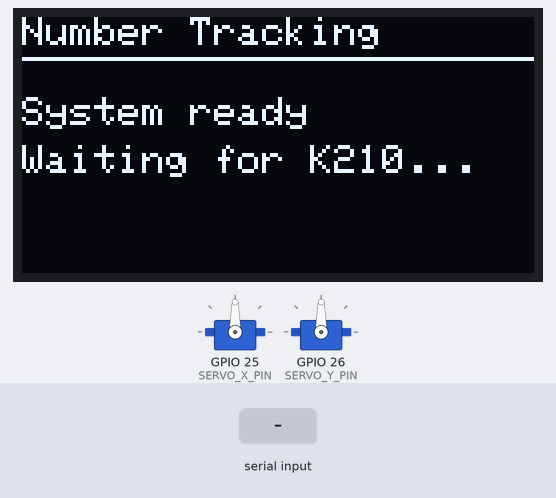
This sketch was run on a simulated ESP32-S3. Shown: 128×64 one-colour display, 2 × servo. The inputs (shaded band) are chosen by the test bench. What the sketch prints to the serial monitor is not drawn.

Above: at 2.4 s.
2.5 s: "90,45,200,10,150,30\n" received over the second serial link
At 3.5 s:
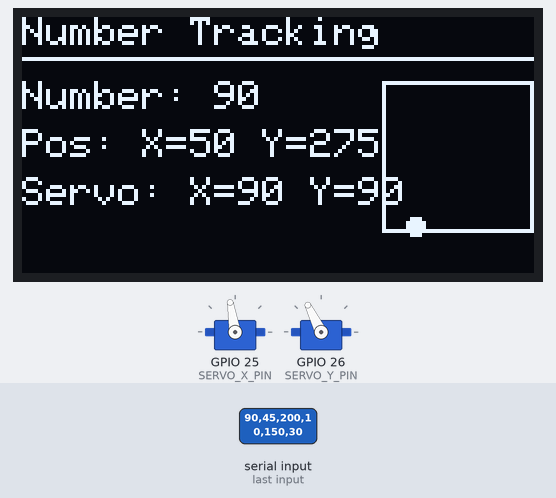
4.0 s: "30,150,10,200,45,90\n" received over the second serial link
At 4.5 s:
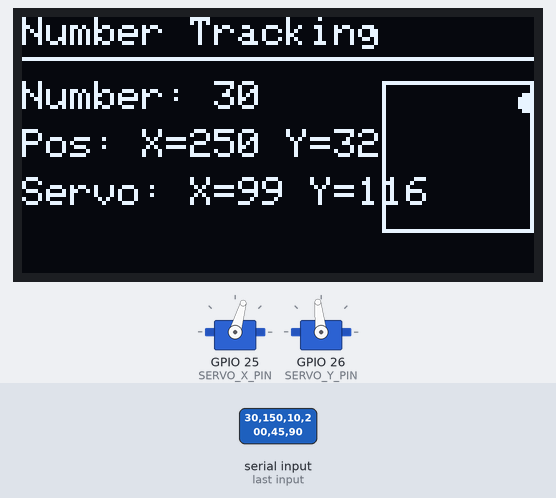
5.5 s: "90,45,200,10,150,30\n" received over the second serial link
At 6.7 s:
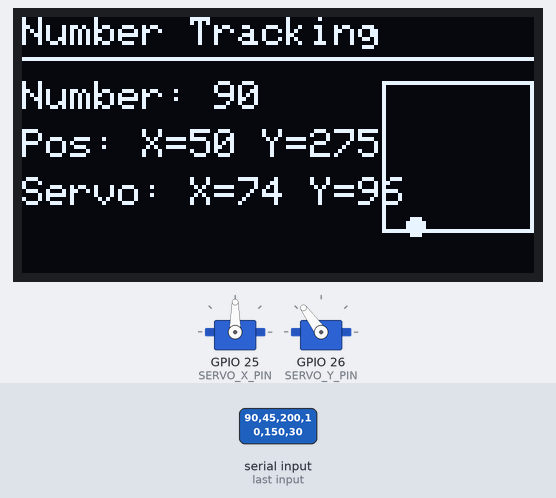
7.0 s: "30,150,10,200,45,90\n" received over the second serial link
At 7.9 s:
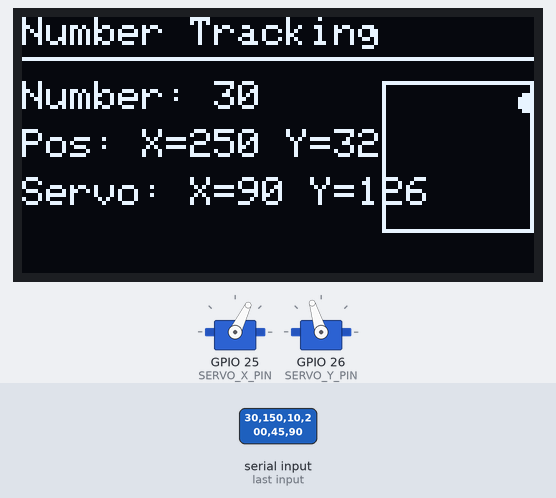
8.5 s: "90,45,200,10,150,30\n" received over the second serial link
At 9.3 s:
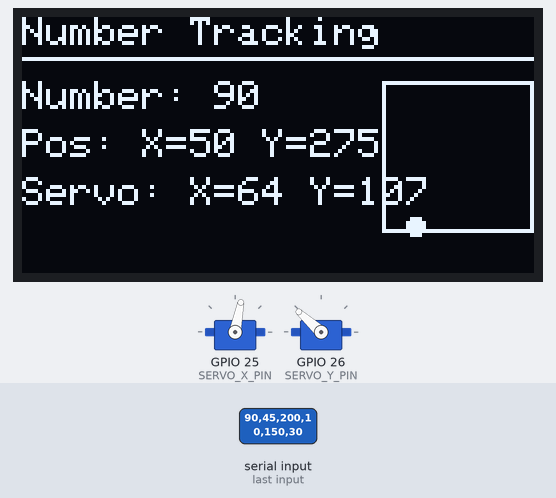
10.0 s: "30,150,10,200,45,90\n" received over the second serial link
At 10.5 s:
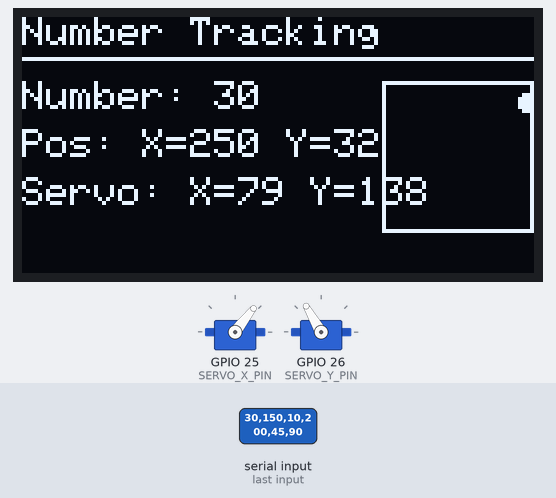
Timing chart, 0 to 12.5 s (numbered marks = the images above; inputs shaded):
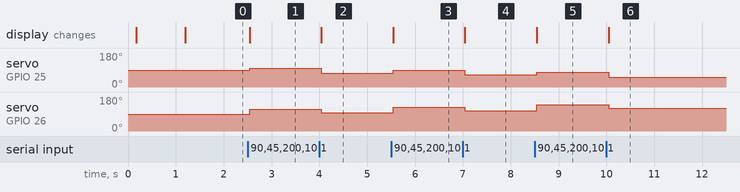

Measured:
- after the input at 2.5 s, servo on GPIO 25 (SERVO_X_PIN): 90° → 99° after 0.05 s; servo on GPIO 26 (SERVO_Y_PIN): 90° → 116° after 0.05 s; the display: first differs from a run without the input after 0.05 s (image 1)
- after the input at 4.0 s, servo on GPIO 25 (SERVO_X_PIN): 99° → 74° at once; servo on GPIO 26 (SERVO_Y_PIN): 116° → 96° at once; the display: first differs from a run without the input at once (image 2)
- after the input at 5.5 s, servo on GPIO 25 (SERVO_X_PIN): 74° → 90° at once; servo on GPIO 26 (SERVO_Y_PIN): 96° → 126° at once; the display: first differs from a run without the input at once (image 3)
- after the input at 7.0 s, servo on GPIO 25 (SERVO_X_PIN): 90° → 64° at once; servo on GPIO 26 (SERVO_Y_PIN): 126° → 107° at once; the display: first differs from a run without the input at once (image 4)
- after the input at 8.5 s, servo on GPIO 25 (SERVO_X_PIN): 64° → 79° after 0.05 s; servo on GPIO 26 (SERVO_Y_PIN): 107° → 138° after 0.05 s; the display: first differs from a run without the input after 0.05 s (image 5)
- after the input at 10.0 s, servo on GPIO 25 (SERVO_X_PIN): 79° → 52° after 0.05 s; servo on GPIO 26 (SERVO_Y_PIN): 138° → 120° after 0.05 s; the display: first differs from a run without the input after 0.05 s (image 6)

The sketch:

ESP32_Number_Tracker.ino
```cpp
#include <Wire.h>
#include <Adafruit_GFX.h>
#include <Adafruit_SSD1306.h>
#include <ESP32Servo.h>

// OLED显示屏设置
#define SCREEN_WIDTH 128
#define SCREEN_HEIGHT 64
#define OLED_RESET    -1
#define SCREEN_ADDRESS 0x3C  // 或尝试 0x3D
Adafruit_SSD1306 display(SCREEN_WIDTH, SCREEN_HEIGHT, &Wire, OLED_RESET);

// 舵机设置
#define SERVO_X_PIN 25  // ESP32S3的GPIO25引脚连接X轴舵机
#define SERVO_Y_PIN 26  // ESP32S3的GPIO26引脚连接Y轴舵机

// 摄像头视野中心点
#define CENTER_X 112    // 224/2
#define CENTER_Y 112    // 224/2

// PID控制参数
#define KP 0.1          // 比例系数
#define KI 0.01         // 积分系数
#define KD 0.05         // 微分系数

// 串口通信设置
#define SERIAL_BAUD 115200
#define K210_SERIAL Serial1
// 注意：K210代码实际使用的引脚是10(TX)和11(RX)
#define K210_RX_PIN 18  // ESP32S3的GPIO引脚，连接到K210的10号引脚(TX)
#define K210_TX_PIN 17  // ESP32S3的GPIO引脚，连接到K210的11号引脚(RX)

Servo servoX;
Servo servoY;

// PID控制变量
float errorX = 0, errorY = 0;
float prevErrorX = 0, prevErrorY = 0;
float integralX = 0, integralY = 0;
float derivativeX = 0, derivativeY = 0;

// 目标位置
int targetX = CENTER_X;
int targetY = CENTER_Y;

// 舵机当前角度
int servoXPos = 90;
int servoYPos = 90;

// 识别结果
int detectedNumber = -1;
bool objectDetected = false;

void setup() {
  // 初始化串口通信
  Serial.begin(SERIAL_BAUD);
  Serial.println("\n\n=== ESP32S3 Number Tracking System ===");

  // 初始化与K210的串口
  Serial.println("Configuring K210 UART...");
  Serial.printf("ESP32S3 RX pin: %d (connects to K210 TX pin 10)\n", K210_RX_PIN);
  Serial.printf("ESP32S3 TX pin: %d (connects to K210 RX pin 11)\n", K210_TX_PIN);
  Serial.printf("Baud: %d\n", SERIAL_BAUD);

  K210_SERIAL.begin(SERIAL_BAUD, SERIAL_8N1, K210_RX_PIN, K210_TX_PIN);
  Serial.println("K210 UART initialized");

  // 发送测试数据到K210
  K210_SERIAL.println("ESP32S3 init test");
  Serial.println("Sent test message to K210");

  // 初始化I2C
  Wire.begin();
  Wire.setClock(400000); // 设置I2C时钟频率
  Serial.println("I2C initialized");

  // 等待OLED稳定
  delay(100);

  // 初始化OLED显示屏
  Serial.println("Initializing OLED display...");
  if(!display.begin(SSD1306_SWITCHCAPVCC, SCREEN_ADDRESS)) {
    Serial.println(F("SSD1306 init failed! Check connection and address."));
    // 尝试另一个常用地址
    if(!display.begin(SSD1306_SWITCHCAPVCC, 0x3D)) {
      Serial.println(F("SSD1306 init failed at alternative address too!"));
      for(;;);
    } else {
      Serial.println(F("SSD1306 initialized at address 0x3D"));
    }
  } else {
    Serial.println(F("SSD1306 initialized at address 0x3C"));
  }

  // 清屏并设置初始显示
  display.clearDisplay();
  display.setTextSize(1);
  display.setTextColor(SSD1306_WHITE);
  display.setCursor(0, 0);
  display.println(F("Number Tracking System"));
  display.println(F("Starting..."));
  display.display();
  Serial.println("OLED display initialized");
  delay(1000);

  // 初始化舵机
  Serial.println("Initializing servos...");
  ESP32PWM::allocateTimer(0);
  ESP32PWM::allocateTimer(1);
  servoX.setPeriodHertz(50);
  servoY.setPeriodHertz(50);
  servoX.attach(SERVO_X_PIN, 500, 2500);
  servoY.attach(SERVO_Y_PIN, 500, 2500);

  // 舵机归中
  servoX.write(servoXPos);
  servoY.write(servoYPos);
  Serial.println("Servos initialized and centered");

  Serial.println("System started, waiting for K210 data...");

  // 在OLED上显示准备就绪
  display.clearDisplay();
  display.setCursor(0, 0);
  display.println(F("Number Tracking"));
  display.drawLine(0, 10, 128, 10, SSD1306_WHITE);
  display.setCursor(0, 20);
  display.println(F("System ready"));
  display.setCursor(0, 32);
  display.println(F("Waiting for K210..."));
  display.display();
}

void loop() {
  // 检查K210串口可用性并测试通信
  static unsigned long lastPingTime = 0;
  static unsigned long lastSerialCheckTime = 0;
  static int testCounter = 0;
  static int receivedCount = 0;

  // 每5秒测试一次串口通信
  if (millis() - lastPingTime > 5000) {
    testCounter++;
    Serial.printf("Testing K210 UART connection (#%d)...\n", testCounter);
    K210_SERIAL.print("ESP32S3_PING_");
    K210_SERIAL.println(testCounter);
    lastPingTime = millis();
  }

  // 每500ms检查一次串口数据
  if (millis() - lastSerialCheckTime > 500) {
    checkK210Serial(true);  // 强制检查并报告状态
    lastSerialCheckTime = millis();
  }

  // 持续处理数据
  if (readDataFromK210()) {
    // 有数据时更新OLED和控制舵机
    receivedCount++;
    Serial.printf("Successfully parsed data #%d\n", receivedCount);
    updateDisplay();

    if (objectDetected) {
      trackObject();
    }
  }

  delay(10);  // 短暂延时
}

// 检查K210串口数据（包括测试消息和其他信息）
bool checkK210Serial(bool reportStatus) {
  if (K210_SERIAL.available()) {
    String data = K210_SERIAL.readStringUntil('\n');
    // 清理字符串
    data.trim();

    // 打印原始数据
    Serial.print("K210 Serial Data: '");
    Serial.print(data);
    Serial.println("'");

    // 特殊消息处理
    if (data.startsWith("K210") || data.startsWith("UART test") ||
        data.startsWith("Camera") || data.startsWith("LCD") ||
        data.startsWith("Model") || data.startsWith("Detection") ||
        data.startsWith("No object")) {
      // 这些是状态消息，不是检测数据
      return true;
    }

    return true;  // 有数据返回true
  }

  if (reportStatus) {
    Serial.println("No data from K210");
  }

  return false;
}

// 读取K210的数据，支持多种格式
bool readDataFromK210() {
  if (!K210_SERIAL.available()) {
    return false;  // 没有数据
  }

  String data = K210_SERIAL.readStringUntil('\n');
  // 清理字符串
  data.trim();

  // 打印原始数据
  Serial.print("Raw data: '");
  Serial.print(data);
  Serial.println("'");

  // 记录接收到的每个字节（十六进制）
  Serial.print("Hex: ");
  for (int i = 0; i < data.length(); i++) {
    Serial.printf("%02X ", (unsigned char)data.charAt(i));
  }
  Serial.println();

  // 如果是状态或测试消息，忽略处理
  if (data.startsWith("K210") || data.startsWith("UART test") ||
      data.startsWith("Camera") || data.startsWith("LCD") ||
      data.startsWith("Model") || data.startsWith("Detection") ||
      data.startsWith("No object")) {
    Serial.println("Received status message, ignoring");
    return false;
  }

  // 尝试多种格式解析

  // 格式1: 使用逗号分隔的简单格式 (number,x,y,width,height)
  if (data.indexOf(',') > 0) {
    return parseCommaFormat(data);
  }

  // 格式2: 使用冒号分隔的格式 (x:y:w:h:classid:confidence:label)
  if (data.indexOf(':') > 0) {
    return parseColonFormat(data);
  }

  Serial.println("Unknown data format");
  return false;
}

// 解析逗号分隔格式: number,x,y,width,height
bool parseCommaFormat(String data) {
  Serial.println("Parsing comma format");

  // 检查数据格式
  if (data.indexOf(',') < 0) {
    Serial.println("Invalid data format (no commas)");
    return false;
  }

  // 解析数据格式：NUMBER,X,Y,WIDTH,HEIGHT
  int commaIndex1 = data.indexOf(',');
  if (commaIndex1 > 0) {
    // 尝试解析数字
    String numberStr = data.substring(0, commaIndex1);
    Serial.println("Detected number: " + numberStr);
    detectedNumber = numberStr.toInt();

    int commaIndex2 = data.indexOf(',', commaIndex1 + 1);
    int commaIndex3 = data.indexOf(',', commaIndex2 + 1);
    int commaIndex4 = data.indexOf(',', commaIndex3 + 1);

    if (commaIndex2 > 0 && commaIndex3 > 0 && commaIndex4 > 0) {
      int x = data.substring(commaIndex1 + 1, commaIndex2).toInt();
      int y = data.substring(commaIndex2 + 1, commaIndex3).toInt();
      int width = data.substring(commaIndex3 + 1, commaIndex4).toInt();
      int height = data.substring(commaIndex4 + 1).toInt();

      // 打印解析后的数据
      Serial.printf("Parsed data: Number=%d, X=%d, Y=%d, W=%d, H=%d\n",
                    detectedNumber, x, y, width, height);

      // 计算目标中心点
      targetX = x + width / 2;
      targetY = y + height / 2;
      objectDetected = true;

      return true;
    } else {
      Serial.println("Invalid data format (missing commas)");
    }
  }

  return false;
}

// 解析冒号分隔格式: x:y:w:h:classid:confidence:label
bool parseColonFormat(String data) {
  Serial.println("Parsing colon format");

  // 检查数据格式
  if (data.indexOf(':') < 0) {
    Serial.println("Invalid data format (no colons)");
    return false;
  }

  // 解析格式: x:y:w:h:classid:confidence:label
  int colonIndex1 = data.indexOf(':');
  int colonIndex2 = data.indexOf(':', colonIndex1 + 1);
  int colonIndex3 = data.indexOf(':', colonIndex2 + 1);
  int colonIndex4 = data.indexOf(':', colonIndex3 + 1);
  int colonIndex5 = data.indexOf(':', colonIndex4 + 1);
  int colonIndex6 = data.indexOf(':', colonIndex5 + 1);

  if (colonIndex1 > 0 && colonIndex2 > 0 && colonIndex3 > 0 &&
      colonIndex4 > 0 && colonIndex5 > 0 && colonIndex6 > 0) {

    int x = data.substring(0, colonIndex1).toInt();
    int y = data.substring(colonIndex1 + 1, colonIndex2).toInt();
    int width = data.substring(colonIndex2 + 1, colonIndex3).toInt();
    int height = data.substring(colonIndex3 + 1, colonIndex4).toInt();
    int classId = data.substring(colonIndex4 + 1, colonIndex5).toInt();
    float confidence = data.substring(colonIndex5 + 1, colonIndex6).toFloat();
    String label = data.substring(colonIndex6 + 1);

    // 打印解析后的数据
    Serial.printf("Parsed data: X=%d, Y=%d, W=%d, H=%d, ClassID=%d, Conf=%.2f, Label=%s\n",
                  x, y, width, height, classId, confidence, label.c_str());

    // 获取数字标签
    detectedNumber = label.toInt();
    if (detectedNumber == 0 && label != "0") {
      // 若无法转为数字，则使用原始类别ID
      detectedNumber = classId + 1;  // 类别ID从0开始，所以+1使其从1开始
    }

    // 计算目标中心点
    targetX = x + width / 2;
    targetY = y + height / 2;
    objectDetected = true;

    return true;
  }

  Serial.println("Invalid colon format");
  return false;
}

void updateDisplay() {
  display.clearDisplay();
  display.setTextSize(1);
  display.setCursor(0, 0);
  display.println(F("Number Tracking"));
  display.drawLine(0, 10, 128, 10, SSD1306_WHITE);

  if (objectDetected) {
    display.setCursor(0, 16);
    display.print(F("Number: "));
    display.println(detectedNumber);

    display.setCursor(0, 28);
    display.print(F("Pos: X="));
    display.print(targetX);
    display.print(F(" Y="));
    display.println(targetY);

    display.setCursor(0, 40);
    display.print(F("Servo: X="));
    display.print(servoXPos);
    display.print(F(" Y="));
    display.println(servoYPos);

    // 绘制简单的位置指示图
    display.drawRect(90, 16, 38, 38, SSD1306_WHITE);
    int indicatorX = 90 + map(targetX, 0, 224, 0, 38);
    int indicatorY = 16 + map(targetY, 0, 224, 0, 38);
    display.fillCircle(constrain(indicatorX, 92, 126), constrain(indicatorY, 18, 52), 2, SSD1306_WHITE);
  } else {
    display.setCursor(0, 24);
    display.println(F("Waiting for detection..."));
  }

  display.display();
}

void trackObject() {
  // 计算误差
  errorX = targetX - CENTER_X;
  errorY = targetY - CENTER_Y;

  // 计算PID控制量
  integralX += errorX;
  integralY += errorY;
  derivativeX = errorX - prevErrorX;
  derivativeY = errorY - prevErrorY;

  // 防止积分过大
  integralX = constrain(integralX, -300, 300);
  integralY = constrain(integralY, -300, 300);

  // 计算舵机调整量
  float adjustX = KP * errorX + KI * integralX + KD * derivativeX;
  float adjustY = KP * errorY + KI * integralY + KD * derivativeY;

  // 更新舵机位置 (注意X轴和Y轴可能需要反向)
  servoXPos = constrain(servoXPos - adjustX, 0, 180);
  servoYPos = constrain(servoYPos + adjustY, 0, 180);

  // 控制舵机
  servoX.write(servoXPos);
  servoY.write(servoYPos);

  // 保存当前误差
  prevErrorX = errorX;
  prevErrorY = errorY;
} 
```
